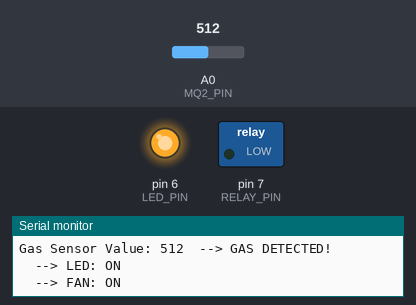
This sketch was run on a simulated Arduino Uno, built with avr-gcc and run on an emulated ATmega328P. Parts: switched loads named in the sketch (green lamp = pin HIGH), output pins drawn as LEDs (lit = HIGH), the last lines printed to the serial monitor. Inputs (shaded band) come from the test bench; at power-on: A0 (MQ2_PIN) = 512.

Above: at 1.2 s.
1.3 s: A0 (MQ2_PIN) set to 418
3.3 s: A0 (MQ2_PIN) set to 390
At 5.2 s:
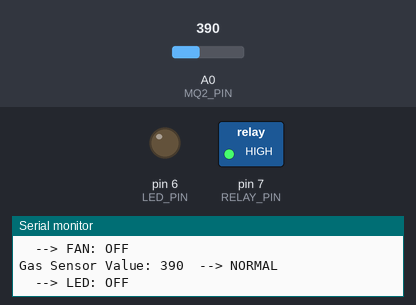
5.6 s: A0 (MQ2_PIN) set to 410
At 7.1 s:
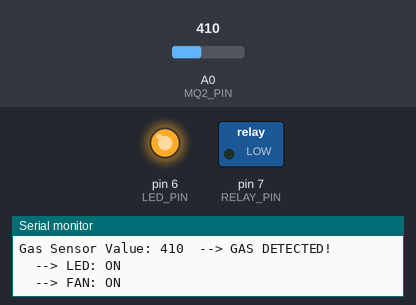
7.6 s: A0 (MQ2_PIN) set to 306
At 8.9 s:
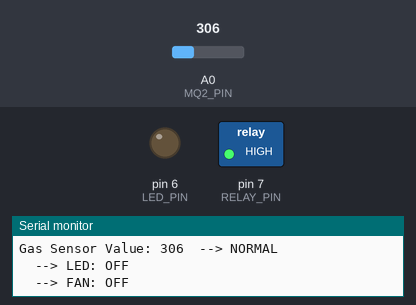
Timing chart, 0 to 10.6 s (numbered marks = the images above; inputs shaded):
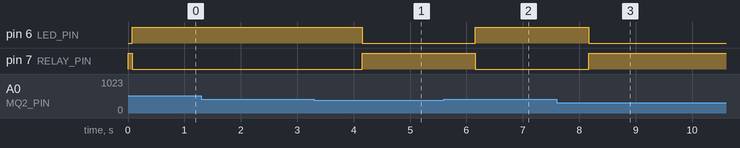

The sketch:

sketch_oct27a.ino
```cpp
#define MQ2_PIN A0
#define LED_PIN 6
#define RELAY_PIN 7

int GAS_THRESHOLD = 400;

// true = abnormal/gas simulation
// false = use actual MQ-2 reading
bool SIMULATE_GAS = false;

void setup() {

  Serial.begin(9600);

  pinMode(MQ2_PIN, INPUT);
  pinMode(LED_PIN, OUTPUT);
  pinMode(RELAY_PIN, OUTPUT);

  // Initially everything OFF
  digitalWrite(LED_PIN, LOW);

  // Most Arduino relay modules are ACTIVE LOW
  digitalWrite(RELAY_PIN, HIGH);

  Serial.println("================================");
  Serial.println("      SMART GAS LEAK DETECTOR");
  Serial.println("================================");
  Serial.println("Sensor ready!");
}

void loop() {

  int gasValue = analogRead(MQ2_PIN);

  // -----------------------------
  // SIMULATE ABNORMAL CONDITION
  // -----------------------------

  if (SIMULATE_GAS) {
    gasValue = 600;
  }

  Serial.print("Gas Sensor Value: ");
  Serial.print(gasValue);

  // -----------------------------
  // GAS DETECTED
  // -----------------------------

  if (gasValue >= GAS_THRESHOLD) {

    // LED ON
    digitalWrite(LED_PIN, HIGH);

    // Relay ON → Fan ON
    digitalWrite(RELAY_PIN, LOW);

    Serial.println("  --> GAS DETECTED!");
    Serial.println("  --> LED: ON");
    Serial.println("  --> FAN: ON");

  }

  // -----------------------------
  // NORMAL CONDITION
  // -----------------------------

  else {

    // LED OFF
    digitalWrite(LED_PIN, LOW);

    // Relay OFF → Fan OFF
    digitalWrite(RELAY_PIN, HIGH);

    Serial.println("  --> NORMAL");
    Serial.println("  --> LED: OFF");
    Serial.println("  --> FAN: OFF");
  }

  delay(1000);
}
```

Measured:
- the behaviour switches between 400 and 399 on A0 (MQ2_PIN) (found by bisection; images 0 and 1)
- after the input at 3.3 s, pin 6 (LED_PIN): HIGH → LOW after 0.85 s; pin 7 (RELAY_PIN): LOW → HIGH after 0.85 s
- after the input at 5.6 s, pin 6 (LED_PIN): LOW → HIGH after 0.55 s; pin 7 (RELAY_PIN): HIGH → LOW after 0.55 s
- after the input at 7.6 s, pin 6 (LED_PIN): HIGH → LOW after 0.57 s; pin 7 (RELAY_PIN): LOW → HIGH after 0.57 s
